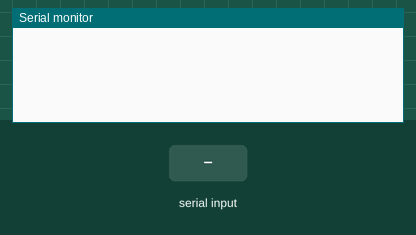
This sketch was run on a simulated Arduino Uno, built with avr-gcc and run on an emulated ATmega328P. Shown: the last lines printed to the serial monitor. The inputs (shaded band) are chosen by the test bench.

Above: at 1.2 s.
1.3 s: "1\n" received over Serial
At 2.5 s:
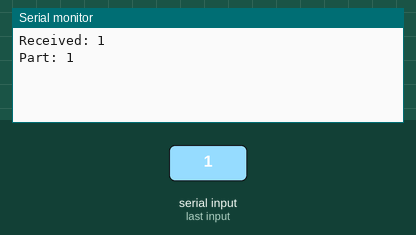
2.8 s: "0\n" received over Serial
At 3.6 s:
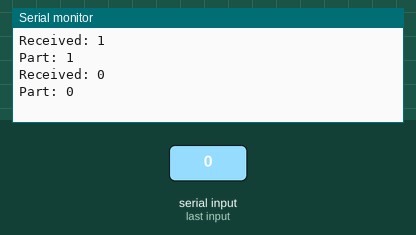
4.3 s: "2\n" received over Serial
At 4.8 s:
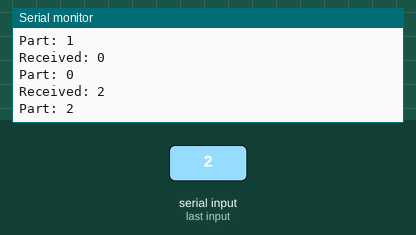

The sketch:

Com_comma.ino
```cpp
#include <SoftwareSerial.h>

SoftwareSerial mySerial(10, 11); // Rx, Tx

void setup() {
  Serial.begin(9600);
  mySerial.begin(9600);
  while (!Serial) {
    ; // 시리얼 포트가 연결될 때까지 대기 (필요한 경우)
  }
}

void loop() {
  if (Serial.available() > 0) {
    String received = Serial.readStringUntil('\n'); // 개행 문자를 기준으로 문자열 수신
    Serial.println("Received: " + received); // 수신된 전체 문자열을 시리얼 모니터에 출력

    // 쉼표를 기준으로 문자열 분리
    int startIndex = 0;
    int commaIndex = received.indexOf(',');
    while (commaIndex != -1) {
      String part = received.substring(startIndex, commaIndex);
      Serial.println("Part: " + part); // 각 부분을 시리얼 모니터에 출력
      mySerial.println(part); // 각 부분을 SoftwareSerial 포트를 통해 출력

      startIndex = commaIndex + 1;
      commaIndex = received.indexOf(',', startIndex);
    }

    // 마지막 부분 처리
    String part = received.substring(startIndex);
    Serial.println("Part: " + part); // 마지막 부분을 시리얼 모니터에 출력
    mySerial.println(part); // 마지막 부분을 SoftwareSerial 포트를 통해 출력
  }
}
```

Measured:
- after the input at 1.3 s, the serial monitor: prints a new line at once (image 1)
- after the input at 2.8 s, the serial monitor: prints a new line at once (image 2)
- after the input at 4.3 s, the serial monitor: prints a new line at once (image 3)
